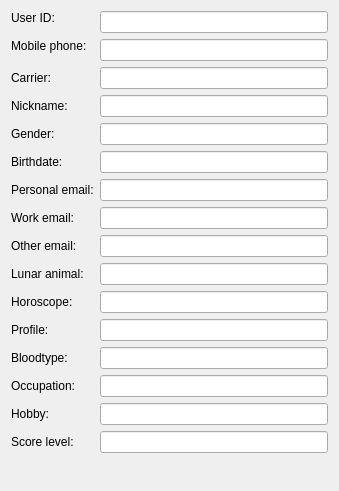
<?xml version="1.0" encoding="UTF-8"?>
<ui version="4.0">
 <class>FetionContactInfo</class>
 <widget class="QWidget" name="FetionContactInfo">
  <property name="geometry">
   <rect>
    <x>0</x>
    <y>0</y>
    <width>339</width>
    <height>491</height>
   </rect>
  </property>
  <layout class="QFormLayout" name="formLayout">
   <item row="0" column="0">
    <widget class="QLabel" name="idLabel">
     <property name="sizePolicy">
      <sizepolicy hsizetype="Maximum" vsizetype="Maximum">
       <horstretch>0</horstretch>
       <verstretch>0</verstretch>
      </sizepolicy>
     </property>
     <property name="text">
      <string>User ID:</string>
     </property>
    </widget>
   </item>
   <item row="0" column="1">
    <widget class="QLineEdit" name="m_id">
     <property name="readOnly">
      <bool>true</bool>
     </property>
    </widget>
   </item>
   <item row="1" column="0">
    <widget class="QLabel" name="mobileNoLabel">
     <property name="sizePolicy">
      <sizepolicy hsizetype="Maximum" vsizetype="Maximum">
       <horstretch>0</horstretch>
       <verstretch>0</verstretch>
      </sizepolicy>
     </property>
     <property name="text">
      <string>Mobile phone:</string>
     </property>
    </widget>
   </item>
   <item row="1" column="1">
    <widget class="QLineEdit" name="m_mobileNo">
     <property name="readOnly">
      <bool>true</bool>
     </property>
    </widget>
   </item>
   <item row="2" column="0">
    <widget class="QLabel" name="carrierLabel">
     <property name="text">
      <string>Carrier:</string>
     </property>
    </widget>
   </item>
   <item row="2" column="1">
    <widget class="QLineEdit" name="m_carrier">
     <property name="readOnly">
      <bool>true</bool>
     </property>
    </widget>
   </item>
   <item row="3" column="0">
    <widget class="QLabel" name="nicknameLabel">
     <property name="text">
      <string>Nickname:</string>
     </property>
    </widget>
   </item>
   <item row="3" column="1">
    <widget class="QLineEdit" name="m_nickname"/>
   </item>
   <item row="4" column="0">
    <widget class="QLabel" name="genderLabel">
     <property name="text">
      <string>Gender:</string>
     </property>
    </widget>
   </item>
   <item row="4" column="1">
    <widget class="QLineEdit" name="m_gender"/>
   </item>
   <item row="5" column="0">
    <widget class="QLabel" name="birthdateLabel">
     <property name="text">
      <string>Birthdate:</string>
     </property>
    </widget>
   </item>
   <item row="5" column="1">
    <widget class="QLineEdit" name="m_birthdate"/>
   </item>
   <item row="6" column="0">
    <widget class="QLabel" name="personalEmailLabel">
     <property name="text">
      <string>Personal email:</string>
     </property>
    </widget>
   </item>
   <item row="6" column="1">
    <widget class="QLineEdit" name="m_personalEmail"/>
   </item>
   <item row="7" column="0">
    <widget class="QLabel" name="workEmailLabel">
     <property name="text">
      <string>Work email:</string>
     </property>
    </widget>
   </item>
   <item row="7" column="1">
    <widget class="QLineEdit" name="m_workEmail"/>
   </item>
   <item row="8" column="0">
    <widget class="QLabel" name="otherEmailLabel">
     <property name="text">
      <string>Other email:</string>
     </property>
    </widget>
   </item>
   <item row="8" column="1">
    <widget class="QLineEdit" name="m_otherEmail"/>
   </item>
   <item row="9" column="0">
    <widget class="QLabel" name="lunarAnimalLabel">
     <property name="text">
      <string>Lunar animal:</string>
     </property>
    </widget>
   </item>
   <item row="9" column="1">
    <widget class="QLineEdit" name="m_lunarAnimal"/>
   </item>
   <item row="10" column="0">
    <widget class="QLabel" name="horoscopeLabel">
     <property name="text">
      <string>Horoscope:</string>
     </property>
    </widget>
   </item>
   <item row="10" column="1">
    <widget class="QLineEdit" name="m_horoscope"/>
   </item>
   <item row="11" column="0">
    <widget class="QLabel" name="profileLabel">
     <property name="text">
      <string>Profile:</string>
     </property>
    </widget>
   </item>
   <item row="11" column="1">
    <widget class="QLineEdit" name="m_profile"/>
   </item>
   <item row="12" column="0">
    <widget class="QLabel" name="bloodtypeLabel">
     <property name="text">
      <string>Bloodtype:</string>
     </property>
    </widget>
   </item>
   <item row="12" column="1">
    <widget class="QLineEdit" name="m_bloodtype"/>
   </item>
   <item row="13" column="0">
    <widget class="QLabel" name="occupationLabel">
     <property name="text">
      <string>Occupation:</string>
     </property>
    </widget>
   </item>
   <item row="13" column="1">
    <widget class="QLineEdit" name="m_occupation"/>
   </item>
   <item row="14" column="0">
    <widget class="QLabel" name="hobbyLabel">
     <property name="text">
      <string>Hobby:</string>
     </property>
    </widget>
   </item>
   <item row="14" column="1">
    <widget class="QLineEdit" name="m_hobby"/>
   </item>
   <item row="15" column="0">
    <widget class="QLabel" name="scoreLevelLabel">
     <property name="text">
      <string>Score level:</string>
     </property>
    </widget>
   </item>
   <item row="15" column="1">
    <widget class="QLineEdit" name="m_scoreLevel"/>
   </item>
  </layout>
 </widget>
 <resources/>
 <connections/>
</ui>
